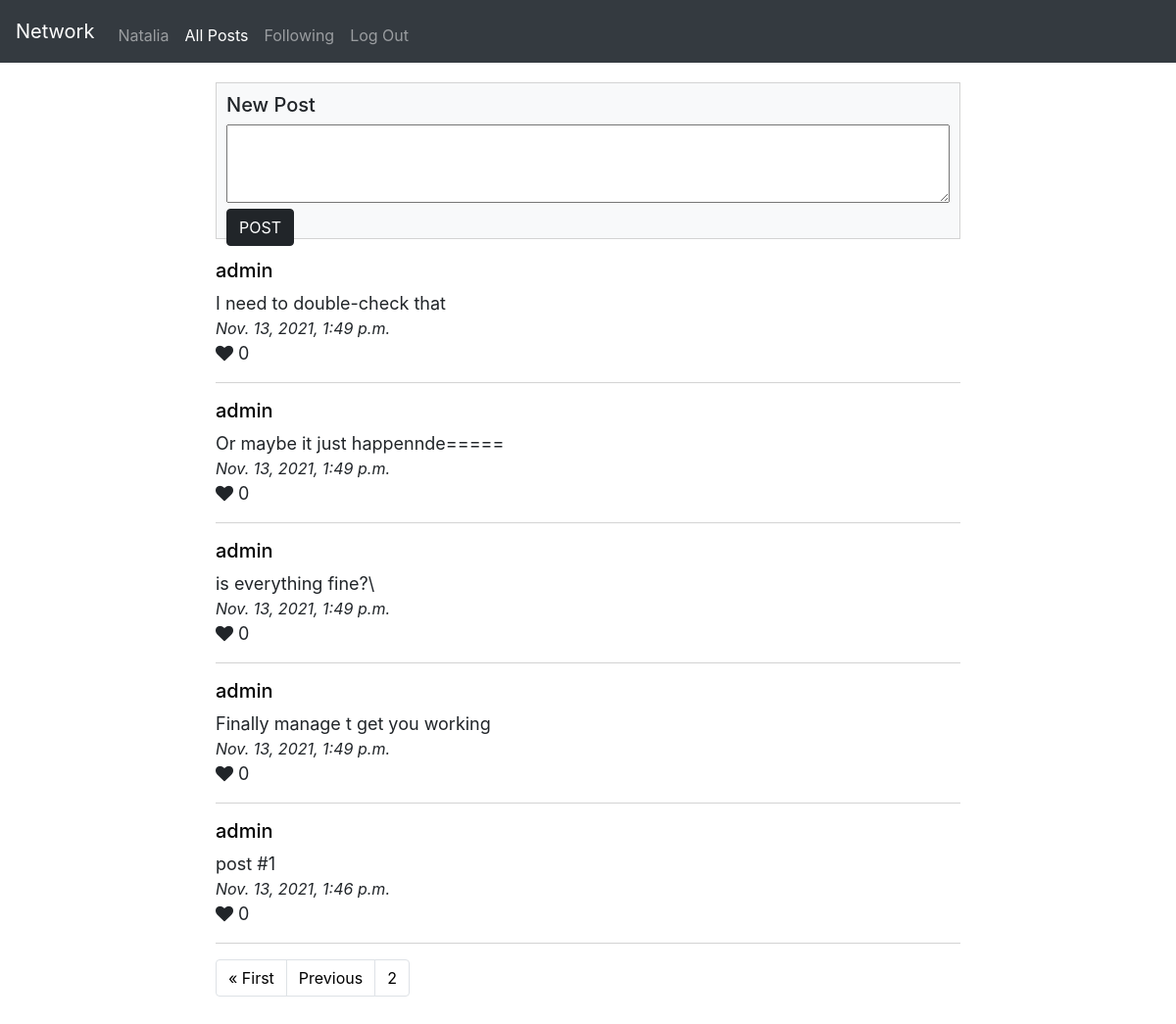
/?page=2 (signed in), run on the app's committed database.
### network/models.py (models this page shows, shortened)
class User(AbstractUser):
    pass

class Post(models.Model):
    author = models.ForeignKey(Profile, on_delete=models.CASCADE, related_name='author')
    post_date = models.DateTimeField(default=datetime.now)
    content = models.TextField()
    likes = models.ManyToManyField(Profile, blank=True, related_name='likes')

class Profile(models.Model):
    user = models.OneToOneField(User, on_delete=models.CASCADE, related_name="profile")
    relationships = models.ManyToManyField('self', through='Relationship', symmetrical=False, related_name='related_to')
    profile_img = models.ImageField(default="default.jpg", upload_to="profile_pic")
    def __str__(self):
        return f"{self.user}"

### network/views.py (the view)
# urls.py: path("", views.index, name="index"),
def index(request):
    if request.user.is_authenticated:
        user_profile = Profile.objects.get(user=request.user)
        if request.method == "POST":
                form = NewPostForm(request.POST)
                if form.is_valid():
                    content = form.cleaned_data['new_post']
                    new_post = Post.objects.create(author=user_profile, content=content)
                    new_post.save()
                    return HttpResponseRedirect(reverse("index"))
        else:
            form = NewPostForm()
        paginator = Paginator(Post.objects.all().order_by('post_date').reverse(), 10)
        page_number = request.GET.get('page', 1)
        page_obj = paginator.get_page(page_number)
        return render(request, "network/posts.html", {"form": form, "page_obj": page_obj, "user_profile": user_profile})
    else:
        return HttpResponseRedirect(reverse("login"))

### network/forms.py
class NewPostForm(forms.Form):
    new_post = forms.CharField(label="", widget=forms.Textarea(attrs={'class': "post", 'id': "new_post"}))

### network/templates/network/posts.html (shortened to what this page needs)
{% extends "network/layout.html" %}
{% load static %}
{% block body %}
{% if user.is_authenticated %}
    <div class='post_div'>
        <h5>New Post</h5>
        <form action="{% url 'index' %}" method="post" id="new_post">
            {{ form }}
            <input class='btn btn-primary' type="submit" value="POST">
        </form>
    </div>
    <div id='posts'>
        {% for post in page_obj %}
        <div name='post'>
            <h5> <a href="{% url 'profile' post.author.id %}"> {{ post.author }} </a></h5>
            {{ post.content }}
            <div class='post_date'>
                {{ post.post_date }}
            </div>
            {% if user_profile in post.likes.all %}
            <i class="fa fa-heart" style="color:red" id='heart' data-post-id="{{ post.id }}"></i>
            {% else %}
            <i class="fa fa-heart" id='heart' data-post-id="{{ post.id }}"></i>
            {% endif %}
            <span id="post{{ post.id }}">{{ post.likes.count }}</span>
            <div><hr class="solid"></div>
        </div>
        {% endfor %}
    </div>
{% endif %}
{% endblock %}

### network/templates/network/layout.html (shortened to what this page needs)
{% load static %}
<!DOCTYPE html>
<html lang="en">
    <head>
        <link rel="stylesheet" href="https://cdnjs.cloudflare.com/ajax/libs/font-awesome/4.7.0/css/font-awesome.min.css">
        <link rel="stylesheet" href="https://stackpath.bootstrapcdn.com/bootstrap/4.4.1/css/bootstrap.min.css">
        <link href="{% static 'network/styles.css' %}" rel="stylesheet">
    </head>
    <body>
        <nav class="navbar navbar-expand-lg navbar-dark bg-dark">
            <a class="navbar-brand" href="{% url 'index' %}">Network</a>
            <div class="collapse navbar-collapse" id="navbar">
                <ul class="navbar-nav mr-auto mt-2">
                    {% if user.is_authenticated %}
                    {% url 'profile' user.id as url %}
                    <li class="nav-item {% if request.path == url %} active {% endif %}">
                        <a class="nav-link" href="{{ url }}">{{ user.username }}</a>
                    </li>
                    {% url 'index' as url %}
                    <li class="nav-item {% if request.path == url %}active{% endif %}">
                        <a class="nav-link" href="{{ url }}">All Posts</a>
                    </li>
                    {% url 'following' as url %}
                    <li class="nav-item {% if request.path == url %}active{% endif %}">
                        <a class="nav-link" href="{{ url }}">Following</a>
                    </li>
                    {% url 'logout' as url %}
                    <li class="nav-item {% if request.path == url %}active{% endif %}">
                        <a class="nav-link" href="{{ url }}">Log Out</a>
                    </li>
                    {% endif %}
                </ul>
            </div>
        </nav>
        <div class="body">
            {% block body %}
            {% endblock %}
            <div class="footer">
                <footer>
                    <ul class="pagination">
                        {% if page_obj.has_previous %}
                            <li class="page-item"><a class="page-link" href="?page=1">&laquo; First</a></li>
                            <li class="page-item"><a class="page-link" href="?page={{ page_obj.previous_page_number }}">Previous</a></li>
                        {% endif %}
                        <li class="page-item"><a class="page-link" href="?page={{ page_obj.number }}" id="current_page"> {{ page_obj.number }}</a></li>
                    </ul>
                </footer>
            </div>
        </div>
    </body>
</html>

### network/static/network/styles.css (style rules this page uses)
.body { max-width: 800px; margin: 0 auto; padding: 20px; }
.body a { color: black; }
.body input { background-color: #212529; border-color: #212529; color: white; }
.post_div { padding: 10px; width: 100%; border: 1px solid lightgray; height: 20vh; background-color: #f8f9fa; }
.post { width: 100%; height: 10vh; }
.post_date { font-size: medium; font-style: italic; }
hr.solid { border-top: 1px solid lightgray; }
#posts { padding-top: 20px !important; max-width: 800px; margin: 0 auto; font-size: large; }
.footer { bottom: 0; }

### data on the page
User: username "Natalia"
Post: author "admin", content "I need to double-check that", post_date "Nov. 13, 2021, 1:49 p.m.", likes.count "0"
Post: author "admin", content "Or maybe it just happennde=====", post_date "Nov. 13, 2021, 1:49 p.m.", likes.count "0"
Post: author "admin", content "is everything fine?\\", post_date "Nov. 13, 2021, 1:49 p.m.", likes.count "0"
Post: author "admin", content "Finally manage t get you working", post_date "Nov. 13, 2021, 1:49 p.m.", likes.count "0"
Post: author "admin", content "post #1", post_date "Nov. 13, 2021, 1:46 p.m.", likes.count "0"

### other printed values
{{ page_obj.number }} "2"
